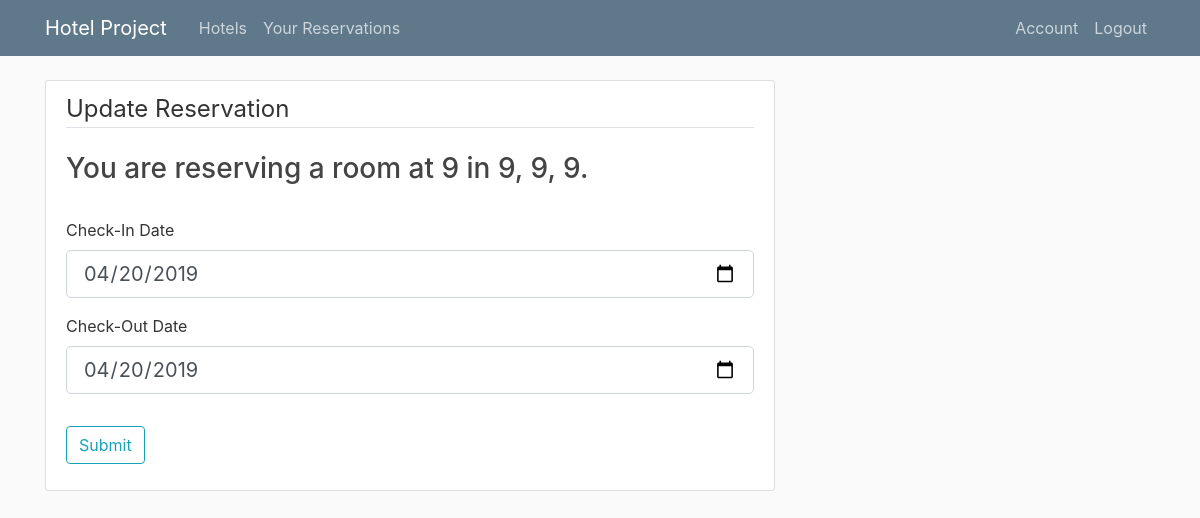
The page /reservations/5/update (signed in) on the database its author committed.
### main/models.py (models this page shows, shortened)
class Hotel(db.Model):
    id = db.Column(db.Integer, primary_key = True)
    name = db.Column(db.String(120), nullable = False)
    city = db.Column(db.String(120), nullable = False)
    state = db.Column(db.String(120), nullable = False)
    country = db.Column(db.String(120), nullable = False)
    rating = db.Column(db.Integer, nullable = False)
    price_cat = db.Column(db.String(5), nullable = False)
    price_night = db.Column(db.Integer, nullable = False)
    content = db.Column(db.Text, nullable=False)
    pic_1 = db.Column(db.String(20), nullable = False, default = 'hotel_default.jpg')
    owner_id = db.Column(db.Integer, db.ForeignKey('user.id'), nullable=False)
    reserved = db.relationship('Reservation', backref='reservation_made', lazy=True)

class Reservation(db.Model):
    id = db.Column(db.Integer, primary_key = True)
    check_in = db.Column(db.DateTime, nullable = False)
    check_out = db.Column(db.DateTime, nullable = False)
    user_id = db.Column(db.Integer, db.ForeignKey('user.id'), nullable=False)
    hotel_info = db.Column(db.Integer, db.ForeignKey('hotel.id'), nullable=False)

### main/routes.py (the view)
@app.route('/reservations/<reservation_id>/update', methods=['GET', 'POST'])
@login_required
def update_reservations(reservation_id):
    reservation = Reservation.query.get_or_404(reservation_id)
    hotel_info = reservation.hotel_info
    hotel = db.session.query(Hotel).filter(Hotel.id==hotel_info).first()
    form = ReservationForm()
    if form.validate_on_submit():
        reservation.check_in = form.check_in.data
        reservation.check_out = form.check_out.data
        db.session.commit()
        flash('Your reservation has been updated.', 'success')
        return redirect(url_for('reservations'))
    elif request.method == 'GET':
        form.check_in.data = reservation.check_in
        form.check_out.data = reservation.check_out
    return render_template('create_reservation.html', title='Update Reservation',
                           legend="Update Reservation", hotel=hotel, form=form)

### main/forms.py
class ReservationForm(FlaskForm):
    check_in = DateField('Check-In Date', validators=[DataRequired()])
    check_out = DateField('Check-Out Date', validators=[DataRequired()])
    submit = SubmitField('Submit')

### main/models.py (called while the page is built)
@login_manager.user_loader
def load_user(user_id):
    return User.query.get(int(user_id))

### main/templates/create_reservation.html (shortened to what this page needs)
{% extends "layout.html" %}
{% block content %}
<div class ="content-section">
    <form method="POST" action="" enctype="multipart/form-data">
        <fieldset class="form-group">
            <legend class="border-bottom mb-4">{{ legend }}</legend>
            <h3 class="article-title">You are reserving a room at {{ hotel.name }} in {{ hotel. city }}, {{ hotel.state }}, {{ hotel.country }}.</h3><br>
            <div class="form-group">
              {{ form.check_in.label(class="form-control-label") }}
                {% if form.check_in.errors %}
                  {{ form.check_in(class="form-control form-control-lg is-invalid") }}
                    <div class="invalid-feedback">
                      {% for error in form.check_in.errors %}
                        <span>{{ error }}</span>
                      {% endfor %}
                    </div>
                {% else %}
                  {{ form.check_in(class="form-control form-control-lg") }}
                {% endif %}
              </div>
              <div class="form-group">
                {{ form.check_out.label(class="form-control-label") }}
                  {% if form.check_out.errors %}
                    {{ form.check_out(class="form-control form-control-lg is-invalid") }}
                      <div class="invalid-feedback">
                        {% for error in form.check_out.errors %}
                          <span>{{ error }}</span>
                        {% endfor %}
                      </div>
                  {% else %}
                    {{ form.check_out(class="form-control form-control-lg") }}
                  {% endif %}
                </div>
        </fieldset>
        <div class="form-group">
          {{ form.submit(class='btn btn-outline-info') }}
        </div>
      </form>
    </div>
{% endblock content %}

### main/static/main.css (style rules this page uses)
body { background: #fafafa; color: #333333; margin-top: 5rem; }
h1, h2, h3, h4, h5, h6 { color: #444444; }
.content-section { background: #ffffff; padding: 10px 20px; border: 1px solid #dddddd; border-radius: 3px; margin-bottom: 20px; }
.article-title { color: #444444; }

### rows shown on the page
Hotel: name "9", city "9", state "9", country "9"
Reservation: check_in "04/20/2019", check_out "04/20/2019"

### other values the page prints
{{ legend }} "Update Reservation"
